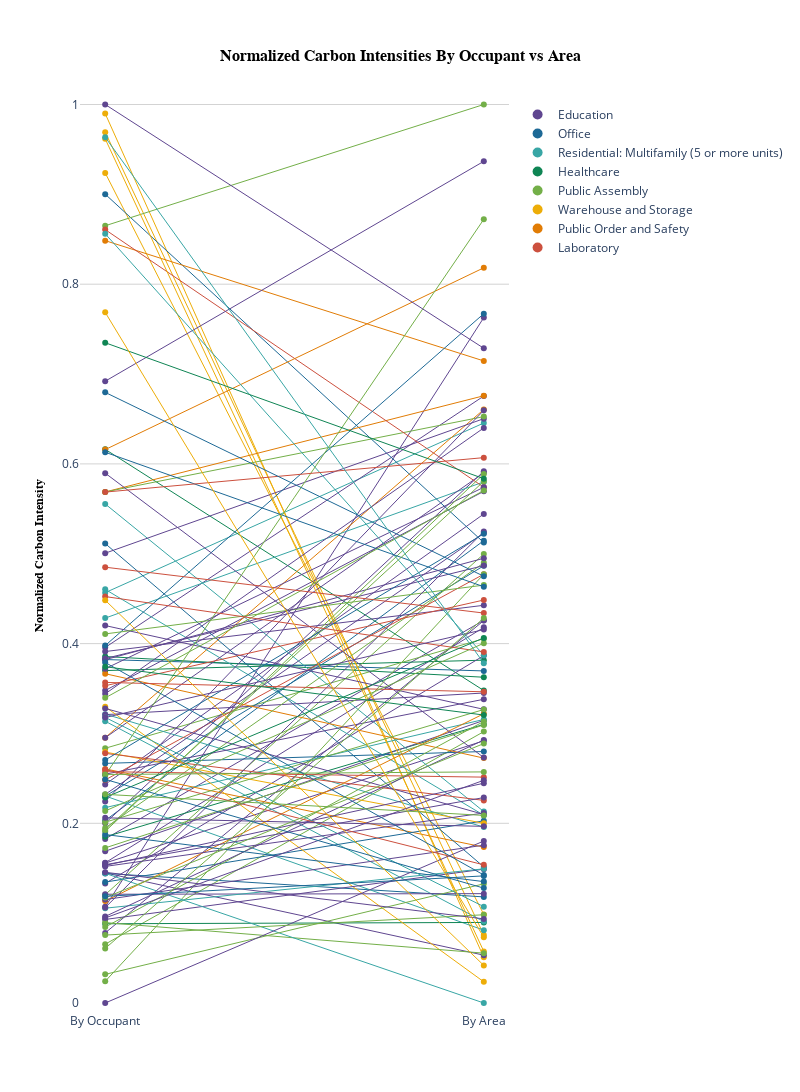

Source (notebook cell):
### Markdown cell above
#### Make Normalize Shift Plot 1

### Code cell
# Prepare the data for the slope graph
projects = filtered_bldgs_df3.index  # Use the index to identify each project
occupant_norms = filtered_bldgs_df3['norm_ec_per_occupant']
gfa_norms = filtered_bldgs_df3['norm_eci_gfa']
primary_uses = filtered_bldgs_df3['bldg_prim_use']  # Get the primary use for each project

# Create a color mapping for 'bldg_prim_use'
unique_uses = primary_uses.unique()
color_map = {use: px.colors.qualitative.Prism[i % len(px.colors.qualitative.Prism)] for i, use in enumerate(unique_uses)}

# Create the slope graph
fig3 = go.Figure()

# Add lines connecting the two normalized values for each project
for project, occupant_norm, gfa_norm, primary_use in zip(projects, occupant_norms, gfa_norms, primary_uses):
    fig3.add_trace(go.Scatter(
        x=['norm_ec_per_occupant', 'norm_eci_gfa'],  # Two columns on the x-axis
        y=[occupant_norm, gfa_norm],  # Corresponding normalized values
        mode='lines+markers',  # Add lines and markers
        line=dict(color=color_map[primary_use], width=1),  # Color based on primary use
        marker=dict(size=6, color=color_map[primary_use]),  # Same color for markers
        hoverinfo='text',  # Show custom hover text
        text=[f"Project: {project}<br>Primary Use: {primary_use}<br>Normalized Value: {occupant_norm:.2f}",
              f"Project: {project}<br>Primary Use: {primary_use}<br>Normalized Value: {gfa_norm:.2f}"],  # Hover text for each point
        showlegend=False  # Disable legend for individual traces
    ))

# Add a legend for the primary uses
for use, color in color_map.items():
    fig3.add_trace(go.Scatter(
        x=[None], y=[None],  # Dummy points for legend
        mode='markers',
        marker=dict(size=10, color=color),
        name=use
    ))

# Customize the layout
fig3.update_layout(
    title={
        'text': 'Normalized Carbon Intensities By Occupant vs Area',  # Updated title
        'x': 0.5,
        'xanchor': 'center',
        'yanchor': 'top',
        'font': {'size': 16, 'family': 'Arial', 'color': 'black', 'weight': 'bold'}
    },
    xaxis=dict(
        tickvals=['norm_ec_per_occupant', 'norm_eci_gfa'],  # Two columns
        ticktext=['By Occupant', 'By Area'],  # Custom labels
        showgrid=False,
        title_font=dict(size=12, family="Arial", color="black", weight="bold"),
    ),
    yaxis=dict(
        title='Normalized Carbon Intensity',
        range=[-0.01, 1.005],
        showgrid=True,
        gridcolor='lightgrey',
        title_font=dict(size=12, family="Arial", color="black", weight="bold"),

    ),
    plot_bgcolor='white',
    paper_bgcolor='white',
    showlegend=True,
    height=1200,
    width=800
)

# Show the plot
fig3.show()
